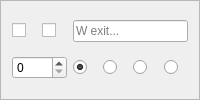
       <widget class="QFrame" name="frame_w">
        <property name="sizePolicy">
         <sizepolicy hsizetype="Preferred" vsizetype="Preferred">
          <horstretch>0</horstretch>
          <verstretch>0</verstretch>
         </sizepolicy>
        </property>
        <property name="frameShape">
         <enum>QFrame::StyledPanel</enum>
        </property>
        <property name="frameShadow">
         <enum>QFrame::Raised</enum>
        </property>
        <layout class="QGridLayout" name="gridLayout_w">
         <item row="0" column="0">
          <widget class="QCheckBox" name="noroute_w">
           <property name="cursor">
            <cursorShape>PointingHandCursor</cursorShape>
           </property>
           <property name="focusPolicy">
            <enum>Qt::NoFocus</enum>
           </property>
           <property name="toolTip">
            <string>Prevent a route being created via this exit, equivalent to an infinite exit weight</string>
           </property>
           <property name="text">
            <string/>
           </property>
           <property name="checkable">
            <bool>true</bool>
           </property>
          </widget>
         </item>
         <item row="0" column="1">
          <widget class="QCheckBox" name="stub_w">
           <property name="cursor">
            <cursorShape>PointingHandCursor</cursorShape>
           </property>
           <property name="toolTip">
            <string>Create an exit in this direction with unknown destination, mutually exclusive with an actual exit roomID</string>
           </property>
           <property name="text">
            <string/>
           </property>
          </widget>
         </item>
         <item row="0" column="2" colspan="4">
          <widget class="QLineEdit" name="w">
           <property name="toolTip">
            <string>Set the number of the room west of this one, will be blue for a valid number or red for invalid</string>
           </property>
           <property name="text">
            <string/>
           </property>
           <property name="placeholderText">
            <string>W exit...</string>
           </property>
          </widget>
         </item>
         <item row="1" column="0" colspan="2">
          <widget class="QSpinBox" name="weight_w">
           <property name="cursor">
            <cursorShape>SizeVerCursor</cursorShape>
           </property>
           <property name="toolTip">
            <string>Set to a positive value to overide the default (Room) Weight for using this Exit route, zero value assigns the default.</string>
           </property>
           <property name="maximum">
            <number>9999</number>
           </property>
          </widget>
         </item>
         <item row="1" column="2">
          <widget class="QRadioButton" name="doortype_none_w">
           <property name="cursor">
            <cursorShape>PointingHandCursor</cursorShape>
           </property>
           <property name="toolTip">
            <string>No door symbol is drawn on 2D Map for this exit</string>
           </property>
           <property name="text">
            <string/>
           </property>
           <property name="checked">
            <bool>true</bool>
           </property>
           <attribute name="buttonGroup">
            <string notr="true">doortype_w</string>
           </attribute>
          </widget>
         </item>
         <item row="1" column="3">
          <widget class="QRadioButton" name="doortype_open_w">
           <property name="cursor">
            <cursorShape>PointingHandCursor</cursorShape>
           </property>
           <property name="toolTip">
            <string>Green (Open) door symbol is drawn on 2D Map, can be set on either a stub or a real exit</string>
           </property>
           <property name="text">
            <string/>
           </property>
           <attribute name="buttonGroup">
            <string notr="true">doortype_w</string>
           </attribute>
          </widget>
         </item>
         <item row="1" column="4">
          <widget class="QRadioButton" name="doortype_closed_w">
           <property name="cursor">
            <cursorShape>PointingHandCursor</cursorShape>
           </property>
           <property name="toolTip">
            <string>Orange (Closed) door symbol is drawn on 2D Map, can be set on either a stub or a real exit</string>
           </property>
           <property name="text">
            <string/>
           </property>
           <attribute name="buttonGroup">
            <string notr="true">doortype_w</string>
           </attribute>
          </widget>
         </item>
         <item row="1" column="5">
          <widget class="QRadioButton" name="doortype_locked_w">
           <property name="cursor">
            <cursorShape>PointingHandCursor</cursorShape>
           </property>
           <property name="toolTip">
            <string>Red (Locked) door symbol is drawn on 2D Map, can be set on either a stub or a real exit</string>
           </property>
           <property name="text">
            <string/>
           </property>
           <attribute name="buttonGroup">
            <string notr="true">doortype_w</string>
           </attribute>
          </widget>
         </item>
        </layout>
       </widget>
